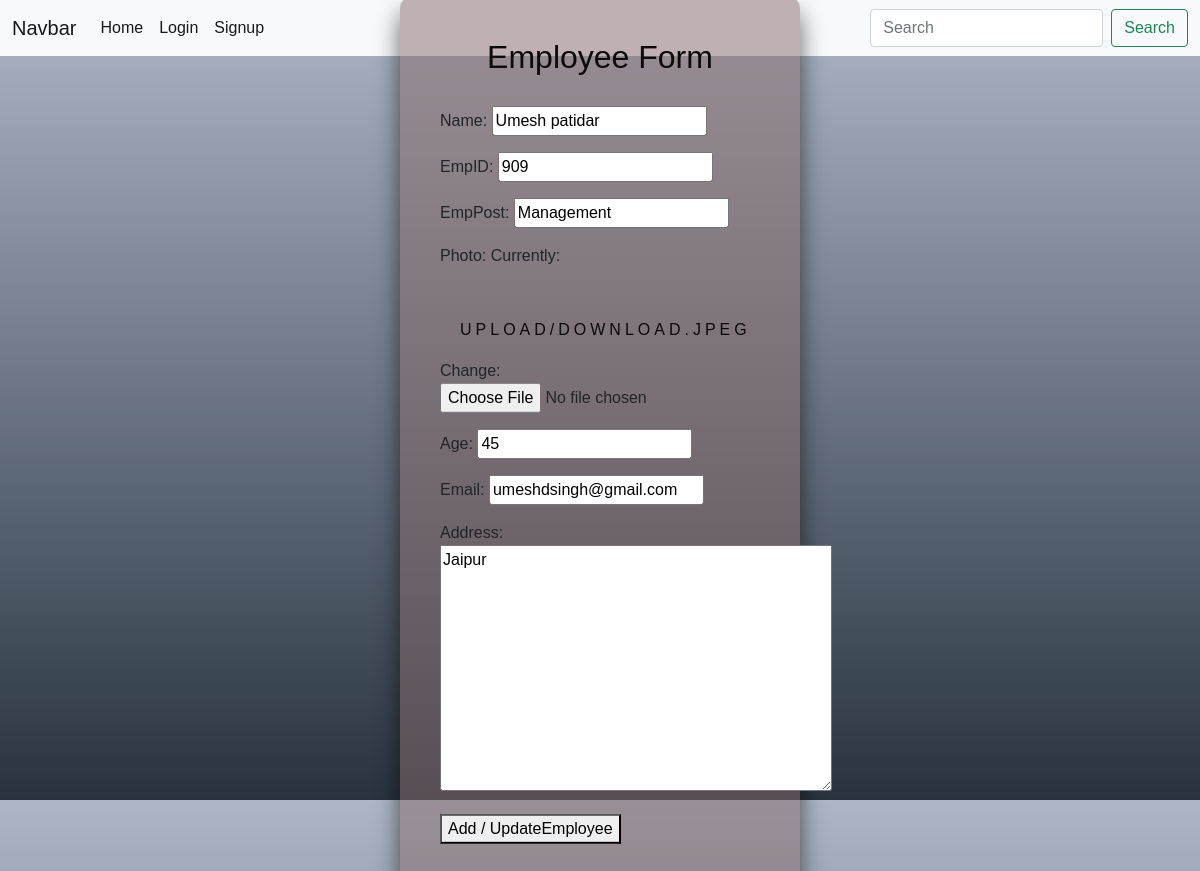
/update/10/, run on the app's committed database.
### testapp/models.py (models this page shows)
class Employee(models.Model):
    Name = models.CharField(max_length=50)
    EmpID = models.CharField(max_length=50)
    EmpPost = models.CharField(max_length=50)
    Photo = models.ImageField(upload_to="upload")
    Age = models.IntegerField()
    Email = models.EmailField(max_length=254)
    Address = models.TextField(max_length=225)

### testapp/views.py (the view, shortened to what this page needs)
# urls.py: path("update/<int:pk>/", views.EmployeeUpdate.as_view()),
class EmployeeUpdate(UpdateView):
    model = Employee
    fields = "__all__"

### templates/testapp/Employee_Form.html (shortened to what this page needs)
{% extends 'testapp/index.html' %}
{%block content%}
<!DOCTYPE html>
<html lang="en" >
<head>
</head>
<body>
<div class="login-box">
  <h2>Employee Form</h2>
  <form>
    <form method="POST" enctype="multipart/form-data">
        {{form.as_p}}
        <button type="submit">Add / UpdateEmployee</button>
  </form>
</div>
</body>
</html>
{%endblock%}

### templates/testapp/Employee_Form.html (style rules this page uses)
html { height: 100%; }
body { margin:0; padding:0; font-family: sans-serif; background: linear-gradient(#acb6c7, #28333f); }
.login-box { position: absolute; top: 50%; left: 50%; width: 400px; padding: 40px; transform: translate(-50%, -50%); background: rgba(136, 107, 107, 0.5); box-sizing: border-box; box-shadow: 0 15px 25px rgba(0,0,0,.6); border-radius: 10px; }
.login-box h2 { margin: 0 0 30px; padding: 0; color: #0c0b0b; text-align: center; }
.login-box form a { position: relative; display: inline-block; padding: 10px 20px; color: #0a0a0a; font-size: 16px; text-decoration: none; text-transform: uppercase; overflow: hidden; transition: .5s; margin-top: 40px; letter-spacing: 4px }

### data on the page
Employee: Name "Umesh patidar", EmpID "909", EmpPost "Management", Age "45", Email "umeshdsingh@gmail.com", Address "Jaipur"
